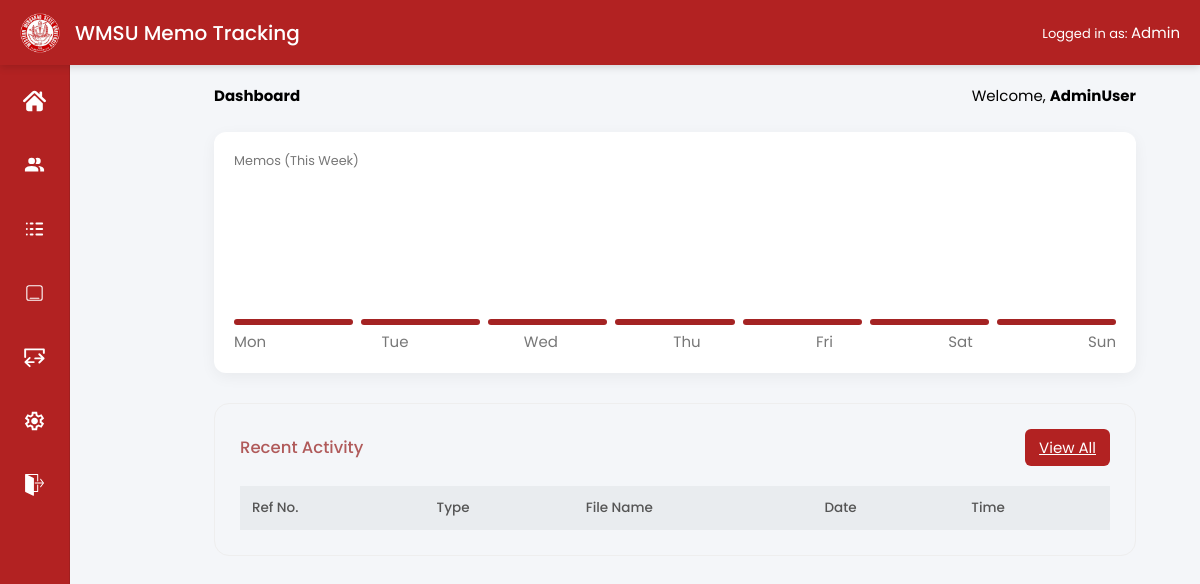
Page /admin/ (signed in) on the earlier database version.
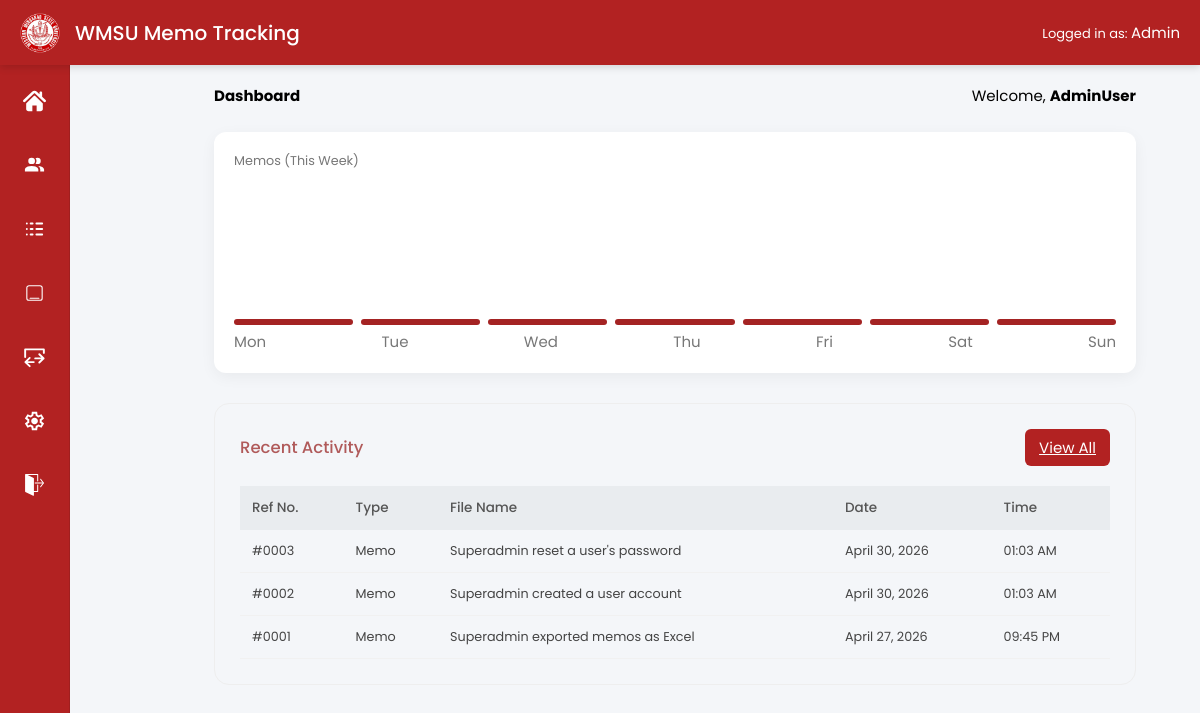
Same page on the later database version.
### app/models/user.py (models this page shows, shortened)
class User(UserMixin, db.Model):
    __tablename__ = "users"
    id = db.Column(db.Integer, primary_key=True)
    username = db.Column(db.String(50), unique=True, nullable=False)
    password_hash = db.Column(db.String(255), nullable=False)
    role = db.Column(db.String(20))

### app/models/log_entry.py (models this page shows)
class LogEntry(db.Model):
    __tablename__ = "log_entries"
    id = db.Column(db.Integer, primary_key=True)
    serial_number = db.Column(db.Integer, unique=True, nullable=False)
    date = db.Column(db.Date)
    remarks = db.Column(db.String(255))
    notes = db.Column(db.Text)
    encoded_at = db.Column(db.DateTime, default=datetime.utcnow)
    memo_id = db.Column(db.Integer, db.ForeignKey("memos.id"))
    user_id = db.Column(
        db.Integer,
        db.ForeignKey("users.id", name="fk_log_entries_user_id"),
        nullable=True
    )
    user = db.relationship("User", backref="logs")

### app/routes/admin.py (the view)
@admin_bp.route("/")
@login_required
def dashboard():
    if current_user.role != "admin":
        return redirect(url_for("auth.login"))
    sort = request.args.get("sort", "latest")
    query = LogEntry.query
    if sort == "oldest":
        query = query.order_by(LogEntry.encoded_at.asc())
    else:
        query = query.order_by(LogEntry.encoded_at.desc())
    logs = query.limit(3).all()
    today = date.today()
    start_week = today - timedelta(days=today.weekday())
    week_counts = []
    for i in range(7):
        day = start_week + timedelta(days=i)
        count = Memo.query.filter(
            Memo.date == day
        ).count()
        week_counts.append(count)
    return render_template(
        "admin/dashboard.html",
        logs=logs,
        week_counts=week_counts,
        current_sort=sort
    )

### app/__init__.py (called while the page is built)
def create_app():
    app = Flask(__name__)
    app.config.from_object(Config)
    db.init_app(app)
    login_manager.init_app(app)
    migrate.init_app(app, db)
    login_manager.login_view = "auth.login"
    @login_manager.user_loader
    def load_user(user_id):
        return User.query.get(int(user_id))
    app.register_blueprint(main)
    app.register_blueprint(auth_bp)
    app.register_blueprint(secretary_bp)
    app.register_blueprint(admin_bp)
    app.cli.add_command(seed_command)
    app.cli.add_command(seed_memos)
    @app.context_processor
    def inject_settings():
        settings = SystemSettings.query.first()
        return dict(settings=settings)
    print(app.url_map)
    return app

### app/templates/admin/dashboard.html (shortened to what this page needs)
{% block page_css %}
  <link rel="stylesheet" href="{{ url_for('static', filename='css/admin_dashboard.css') }}">
{% endblock %}
{% extends "base.html" %}
{% block content %}
<div class="main-content">
  <div class="dashboard-header">
    <h2>Dashboard</h2>
    <div>Welcome, <strong>AdminUser</strong></div>
  </div>
  <div class="dashboard-grid">
    <div class="stat-card chart-card">
      <div class="stat-label">Memos (This Week)</div>
      <div class="chart-container">
        {% set max_val = week_counts|max %}
        {% if max_val == 0 %}
          {% set max_val = 1 %}
        {% endif %}
        {% for count in week_counts %}
          <div class="bar-wrapper">
            <div class="bar"
                style="height: {{ (count / max_val) * 100 }}%;">
            </div>
          </div>
        {% endfor %}
      </div>
      <div class="chart-labels">
        <span>Mon</span>
        <span>Tue</span>
        <span>Wed</span>
        <span>Thu</span>
        <span>Fri</span>
        <span>Sat</span>
        <span>Sun</span>
      </div>
    </div>
  </div>
<div class="activity-log">
  <div class="log-header">
    <h2 class="log-title">Recent Activity</h2>
    <div class="controls">
      <a href="{{ url_for('admin.logs_page') }}" class="btn">View All</a>
    </div>
  </div>
  <table class="data-table">
    <thead>
      <tr>
        <th>Ref No.</th>
        <th>Type</th>
        <th>File Name</th>
        <th>Date</th>
        <th>Time</th>
      </tr>
    </thead>
    <tbody>
      {% for log in logs %}
      <tr>
        <td>#{{ "%04d"|format(log.serial_number) }}</td>
        <td>{{ log.type or "Memo" }}</td>
        <td>
          {{ log.file_name if log.file_name else log.remarks }}
        </td>
        <td>{{ log.encoded_at.strftime("%B %d, %Y") }}</td>
        <td>{{ log.encoded_at.strftime("%I:%M %p") }}</td>
      </tr>
      {% endfor %}
    </tbody>
  </table>
</div>
</div>
{% endblock %}

### app/templates/base.html (shortened to what this page needs)
<!DOCTYPE html>
<html lang="en">
<head>
<link rel="stylesheet" href="{{ url_for('static', filename='css/base.css') }}">
<link rel="stylesheet" href="{{ url_for('static', filename='css/flatpickr.min.css') }}">
    {% block page_css %}
    {% endblock %}
</head>
<body>
<div class="topbar">
<div class="topbar-left">
{% if settings and settings.logo %}
  <img src="{{ url_for('static', filename=settings.logo) }}" class="logo">
{% else %}
  <img src="{{ url_for('static', filename='img/logo.png') }}" class="logo">
{% endif %}
{% if settings and settings.system_name %}
  <div class="title"> {{ settings.system_name }}</div>
{% else %}
  <div class="title"> WMSU Memo Tracking</div>
{% endif %}
</div>
<div class="topbar-right">
  Logged in as:
  <span id="userRole">
    {% if current_user.is_authenticated %}
      {{ current_user.role|capitalize }}
    {% else %}
      Guest
    {% endif %}
  </span>
</div>
</div>
{% if current_user.is_authenticated %}
<div class="sidebar">
    {% if current_user.role == "admin" %}
    <a href="{{ url_for('admin.dashboard') }}" title="Dashboard">
        <img src="{{ url_for('static', filename='img/dashboard.svg') }}" alt="Dashboard">
    </a>
    <a href="{{ url_for('admin.users') }}" title="Manage Users">
        <img src="{{ url_for('static', filename='img/users.svg') }}" alt="Users">
    </a>
    <a href="{{ url_for('admin.logs_page') }}" title="Reports">
        <img src="{{ url_for('static', filename='img/reports.svg') }}" alt="Reports">
    </a>
    {% endif %}
    {% if current_user.role == "admin" or current_user.role == "secretary" %}
    <a href="{{ url_for('main.home') }}" title="Memos">
        <img src="{{ url_for('static', filename='img/memos.svg') }}" alt="Memos">
    </a>
    {% endif %}
    {% if current_user.role == "admin" %}
    <a href="{{ url_for('admin.import_page') }}" title="Import/Export">
        <img src="{{ url_for('static', filename='img/import.svg') }}" alt="Import">
    </a>
    <a href="{{ url_for('admin.settings_general') }}" title="Settings">
        <img src="{{ url_for('static', filename='img/settings.svg') }}" alt="Settings">
    </a>
    {% endif %}
    <a href="{{ url_for('auth.logout') }}" title="Logout">
        <img src="{{ url_for('static', filename='img/logout.svg') }}" alt="Logout">
    </a>
</div>
{% endif %}
<div class="content">
  {% block content %}
  {% endblock %}
</div>
</body>
</html>

### app/static/css/admin_dashboard.css (style rules this page uses)
.main-content { padding: 40px; max-width: 1200px; margin-left: 80px; }
.dashboard-header { display: flex; justify-content: space-between; align-items: center; margin-bottom: 25px; }
.dashboard-grid { display: grid; grid-template-columns: 1fr 1fr; gap: 20px; }
.stat-card { display: flex; justify-content: space-between; align-items: center; border-radius: 12px; padding: 20px; background: #fff; box-shadow: 0 4px 15px rgba(0,0,0,0.05); }
.stat-label { color: #777; font-size: 0.85rem; }
.chart-card { grid-column: span 2; flex-direction: column; align-items: flex-start; }
.chart-container { display: flex; align-items: flex-end; gap: 8px; height: 140px; margin-top: 15px; width: 100%; }
.bar-wrapper { position: relative; flex: 1 1 0; display: flex; justify-content: center; align-items: flex-end; height: 100%; }
.bar { width: 100%; background: #a42323; border-radius: 6px; min-height: 6px; transition: 0.3s; animation: grow 0.7s ease; cursor: pointer; }
.chart-labels { display: flex; justify-content: space-between; width: 100%; font-size: 0.7rem; color: #777; margin-top: 5px; }
.activity-log { border: 1px solid #eee; border-radius: 15px; padding: 25px; margin-top: 30px; }
.log-header { display: flex; justify-content: space-between; align-items: center; margin-bottom: 20px; }
.log-title { color: #b05a5a; font-size: 1.1rem; font-weight: 500; }
.controls { display: flex; gap: 10px; }
.data-table { width: 100%; border-collapse: collapse; }
.data-table th { background-color: #e9ecef; text-align: left; padding: 12px; font-size: 0.9rem; font-weight: 500; color: #555; }
.data-table td { padding: 12px; border-bottom: 1px solid #f1f1f1; font-size: 0.85rem; color: #444; }

### app/static/css/base.css (style rules this page uses)
* { margin:0; padding:0; box-sizing:border-box; font-family:'Poppins',sans-serif; font-size:15px; }
body { background:#f4f6f9; }
.topbar { position: fixed; top: 0; left: 0; width: 100%; height: 65px; background: #B22222; display: flex; align-items: center; justify-content: space-between; padding: 0 20px; color: white; box-shadow: 0 2px 8px rgba(0,0,0,0.15); z-index: 1000; }
.topbar-left { display:flex; align-items:center; gap:15px; }
.logo { height:40px; }
.title { font-size:20px; font-weight:500; }
.topbar-right { font-size:13px; }
.sidebar { position: fixed; top: 65px; left: 0; width: clamp(55px, 6vw, 70px); height: calc(100vh - 65px); background: #B22222; border-right: 1px solid rgba(0,0,0,0.1); display: flex; flex-direction: column; align-items: center; padding-top: 20px; gap: clamp(20px, 3.5vw, 32px); z-index: 500; }
.sidebar a { width: 32px; height: 32px; display: flex; justify-content: center; align-items: center; border-radius: 8px; transition: 0.2s; }
.sidebar img { width: 70%; height: 70%; object-fit: contain; filter: brightness(0) invert(1); transition: 0.2s; }
.content { margin-left: 0; margin-top: 20px; width: 100%; padding: clamp(12px, 2vw, 25px); }
body:has(.sidebar) .content { margin-left: clamp(55px, 6vw, 70px); width: calc(100% - clamp(55px, 6vw, 70px)); }
.btn { background:#B22222; color:white; border:none; padding:7px 14px; border-radius:6px; cursor:pointer; }

Differences in the rows shown:
added LogEntry: serial_number "0003", type "Memo", remarks "Superadmin reset a user's password", encoded_at "April 30, 2026", encoded_at "01:03 AM"
added LogEntry: serial_number "0002", type "Memo", remarks "Superadmin created a user account", encoded_at "April 30, 2026", encoded_at "01:03 AM"
added LogEntry: serial_number "0001", type "Memo", remarks "Superadmin exported memos as Excel", encoded_at "April 27, 2026", encoded_at "09:45 PM"
